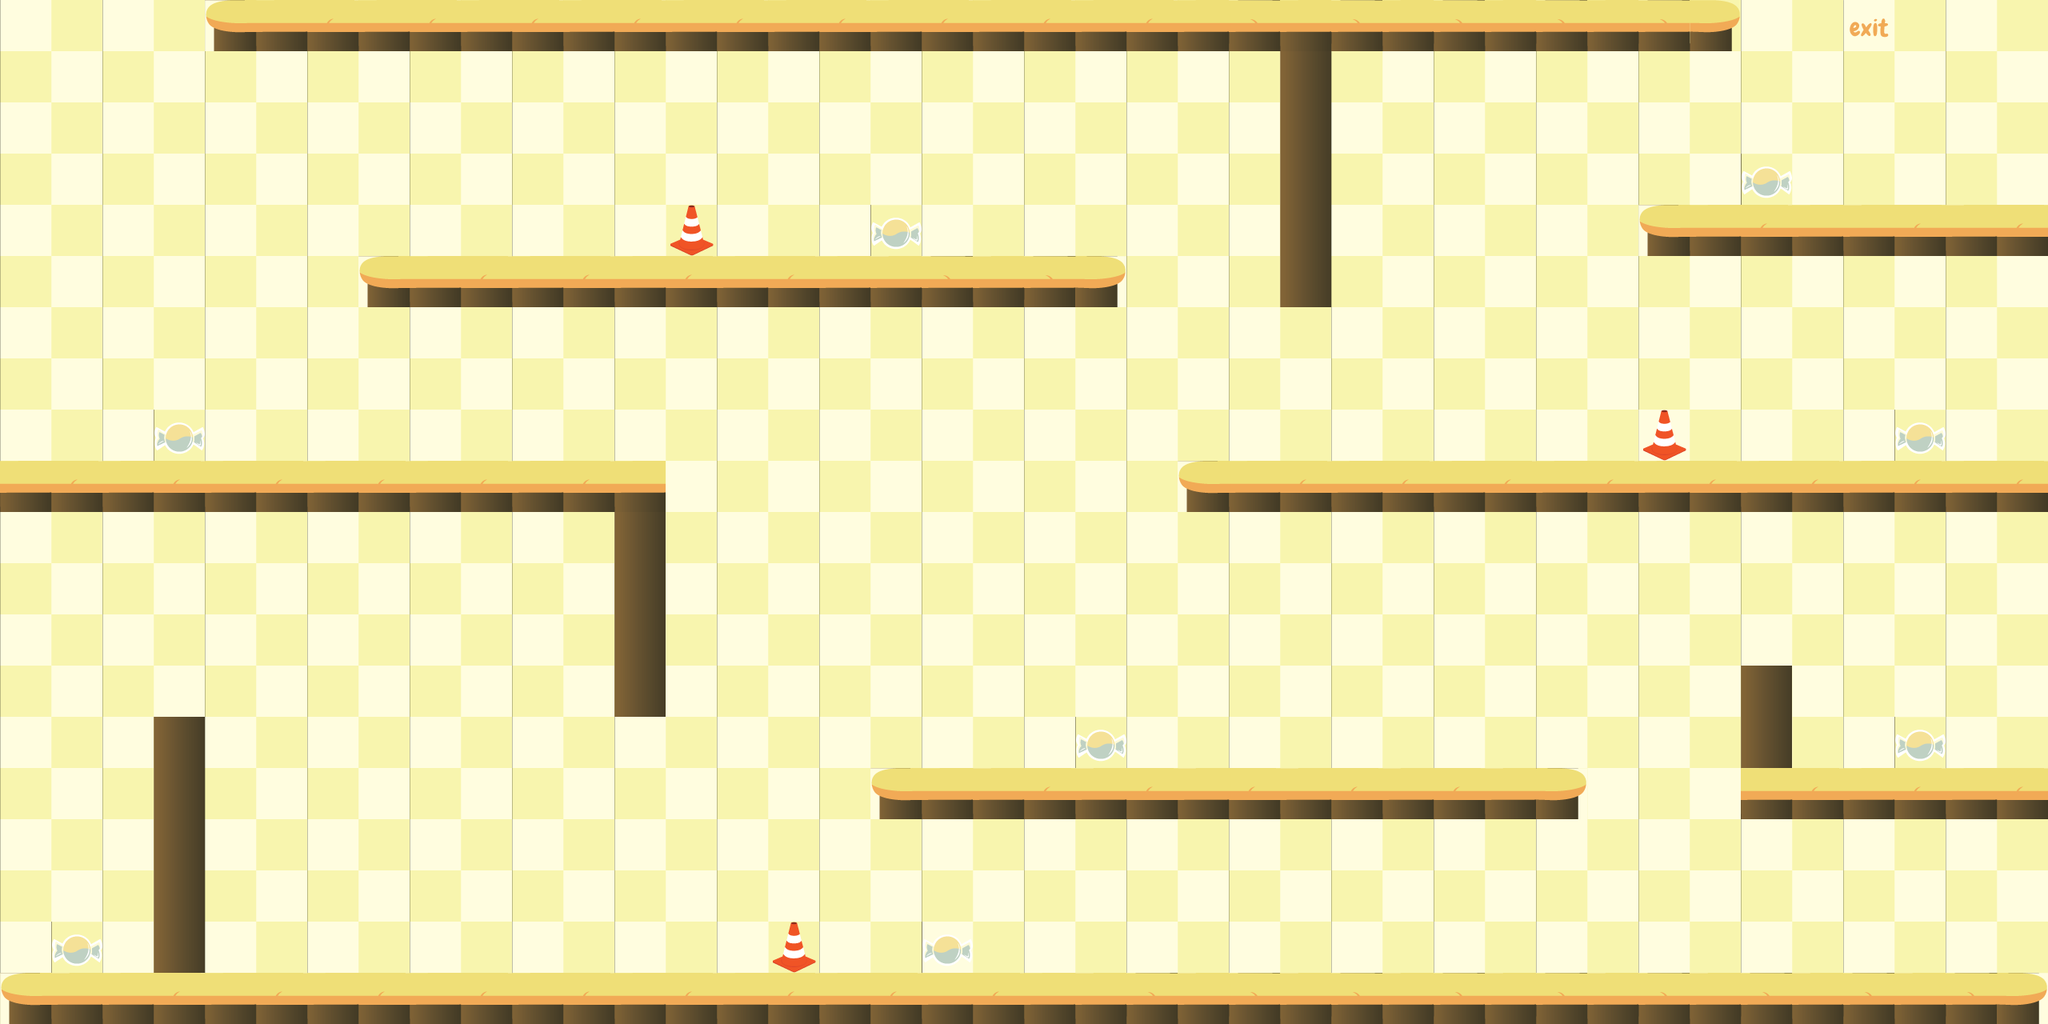

A 2D game scene composited from a Tiled map and its tileset images. What follows is a short description and the map's XML, with each tile layer's data collapsed to a summary:
An orthogonal 40x20 tile map with 64x64 px tiles, 5 tile layers (backgroundLayer, pillarsLayer, obstaclesLayer, exitLayer, ...) and 2 objects (startPoint, endPoint).

<map version="1.5" tiledversion="2021.02.15" orientation="orthogonal" renderorder="right-down" width="40" height="20" tilewidth="64" tileheight="64" infinite="0" nextlayerid="7" nextobjectid="3">
 <editorsettings>
  <export target="../../candyworld/assets/level2.json" format="json" />
 </editorsettings>
 <tileset firstgid="1" name="tiles2" tilewidth="64" tileheight="64" tilecount="20" columns="5">
  <image source="tiles2.png" width="320" height="256" />
  <tile id="7">
   <properties>
    <property name="obstacles" type="bool" value="true" />
   </properties>
  </tile>
  <tile id="10">
   <properties>
    <property name="pillars" type="bool" value="true" />
   </properties>
  </tile>
  <tile id="11">
   <properties>
    <property name="candy" type="bool" value="true" />
   </properties>
  </tile>
  <tile id="13">
   <properties>
    <property name="pillars" type="bool" value="true" />
   </properties>
  </tile>
  <tile id="14">
   <properties>
    <property name="pillars" type="bool" value="true" />
   </properties>
  </tile>
  <tile id="15">
   <properties>
    <property name="pillars" type="bool" value="true" />
   </properties>
  </tile>
  <tile id="16">
   <properties>
    <property name="pillars" type="bool" value="true" />
   </properties>
  </tile>
  <tile id="17">
   <properties>
    <property name="pillars" type="bool" value="true" />
   </properties>
  </tile>
  <tile id="18">
   <properties>
    <property name="pillars" type="bool" value="true" />
   </properties>
  </tile>
  <tile id="19">
   <properties>
    <property name="pillars" type="bool" value="true" />
   </properties>
  </tile>
 </tileset>
 <layer id="1" name="backgroundLayer" width="40" height="20">
  <data>[800 cells, 800 non-empty, 4 distinct tile ids]</data>
 </layer>
 <layer id="2" name="pillarsLayer" width="40" height="20">
  <data>[800 cells, 159 non-empty, 7 distinct tile ids]</data>
 </layer>
 <layer id="3" name="obstaclesLayer" width="40" height="20">
  <data>[800 cells, 3 non-empty, 1 distinct tile ids]</data>
 </layer>
 <layer id="4" name="exitLayer" width="40" height="20">
  <data>[800 cells, 1 non-empty, 1 distinct tile ids]</data>
 </layer>
 <layer id="5" name="candyLayer" width="40" height="20">
  <data>[800 cells, 8 non-empty, 1 distinct tile ids]</data>
 </layer>
 <objectgroup id="6" name="exitobject">
  <object id="1" name="startPoint" x="92.3077" y="546.154">
   <point />
  </object>
  <object id="2" name="endPoint" x="2338.46" y="34.6154">
   <point />
  </object>
 </objectgroup>
</map>
